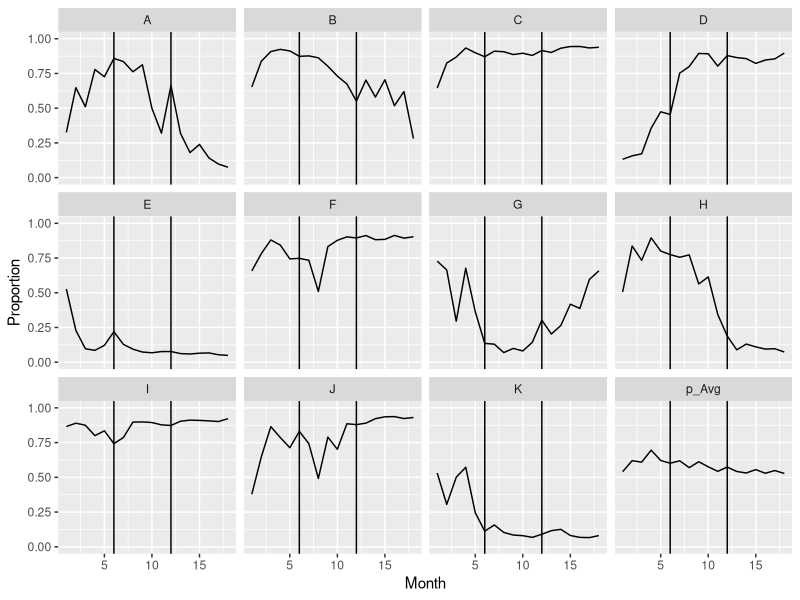

Generate this figure with R:
## ---- chunk 1
library(ggplot2)
library(tidyr)
library(dplyr)
library(knitr)
## ---- chunk 2
x_to_proportion <- function(x) { 
  0.5 + atan(x) / pi
}

proportion_to_x <- function(proportion) { 
  tan(pi * (proportion - 0.5))
}

next_proportion <- function(current_proportion) {  # returns simple numeric
  current_x <- proportion_to_x(current_proportion)
  new_x <- current_x + rnorm(1)
  x_to_proportion(new_x)
}

extend_by_one <- function(proportion_vec) {  # returns numeric vector
  val_to_add <- next_proportion(tail(proportion_vec, n=1))
  c(proportion_vec, val_to_add)
}

generate_run <- function(n) {  # returns numeric vector of length n
  my_run <- c(next_proportion(0.5))
  for (i in 2:n) {
    my_run <- extend_by_one(my_run)
  }
  my_run
}

generate_etrigger_data <- function(number_sites, months_per_site) {  # returns data frame
  result <- generate_run(months_per_site)
  site_labels <- rep(LETTERS[1], months_per_site)
  timepoints <- 1:months_per_site
  for (i in 2:number_sites) {
    result <- c(result, generate_run(months_per_site))
    site_labels <- c(site_labels, rep(LETTERS[i], months_per_site))
    timepoints <- c(timepoints, 1:months_per_site)
  }
  data.frame(Proportion_raw = result, Site = site_labels, Month = timepoints)
}
## ---- chunk 3
months_per_site <- 18
n_sites <- 11
X_continuous <- generate_etrigger_data(n_sites, months_per_site)
## ---- chunk 4
expected_n = data.frame(
  Site = LETTERS[1: n_sites],
  expected = runif(n_sites, 9, 30)
)

rpois_vec <- Vectorize(rpois, 'lambda')

inner_join(X_continuous, expected_n, by='Site') %>%
  mutate(
    denominator = rpois_vec(1, expected),
    numerator = denominator * Proportion_raw,
    Proportion = numerator / denominator
  ) -> X
  
## ---- chunk 5
X %>%
  group_by(Month) %>%
  summarise(Proportion = mean(Proportion)) %>%
  mutate(Site='p_Avg') ->
  averaged
site_data_with_average <- bind_rows(X, averaged)
## ---- chunk 6
  ggplot(site_data_with_average, aes(Month, Proportion)) +
    geom_line() +
    geom_vline(xintercept = 6) +
    geom_vline(xintercept = 12) +
    ylim(0,1) +
    facet_wrap(vars(Site))
